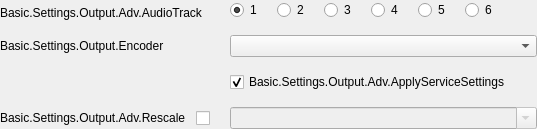
                          <widget class="QWidget" name="outputSettingsAdvStreamTab" native="true">
                           <property name="uistep" stdset="0">
                            <string notr="true">Streaming Tab</string>
                           </property>
                           <layout class="QVBoxLayout" name="verticalLayout_45">
                            <property name="spacing">
                             <number>0</number>
                            </property>
                            <property name="leftMargin">
                             <number>0</number>
                            </property>
                            <property name="topMargin">
                             <number>0</number>
                            </property>
                            <property name="rightMargin">
                             <number>0</number>
                            </property>
                            <property name="bottomMargin">
                             <number>0</number>
                            </property>
                            <item>
                             <widget class="QWidget" name="advOutputStreamTab" native="true">
                              <layout class="QVBoxLayout" name="verticalLayout_12">
                               <property name="spacing">
                                <number>0</number>
                               </property>
                               <property name="leftMargin">
                                <number>0</number>
                               </property>
                               <property name="topMargin">
                                <number>0</number>
                               </property>
                               <property name="rightMargin">
                                <number>0</number>
                               </property>
                               <property name="bottomMargin">
                                <number>0</number>
                               </property>
                               <item alignment="Qt::AlignTop">
                                <widget class="QWidget" name="widget_4" native="true">
                                 <layout class="QVBoxLayout" name="verticalLayout_14">
                                  <property name="spacing">
                                   <number>0</number>
                                  </property>
                                  <property name="leftMargin">
                                   <number>0</number>
                                  </property>
                                  <property name="topMargin">
                                   <number>0</number>
                                  </property>
                                  <property name="rightMargin">
                                   <number>0</number>
                                  </property>
                                  <property name="bottomMargin">
                                   <number>0</number>
                                  </property>
                                  <item>
                                   <widget class="QWidget" name="advOutTopContainer" native="true">
                                    <property name="sizePolicy">
                                     <sizepolicy hsizetype="Preferred" vsizetype="Maximum">
                                      <horstretch>0</horstretch>
                                      <verstretch>0</verstretch>
                                     </sizepolicy>
                                    </property>
                                    <layout class="QFormLayout" name="formLayout_7">
                                     <property name="fieldGrowthPolicy">
                                      <enum>QFormLayout::AllNonFixedFieldsGrow</enum>
                                     </property>
                                     <property name="labelAlignment">
                                      <set>Qt::AlignLeading|Qt::AlignLeft|Qt::AlignVCenter</set>
                                     </property>
                                     <property name="horizontalSpacing">
                                      <number>20</number>
                                     </property>
                                     <property name="verticalSpacing">
                                      <number>10</number>
                                     </property>
                                     <property name="leftMargin">
                                      <number>0</number>
                                     </property>
                                     <property name="topMargin">
                                      <number>0</number>
                                     </property>
                                     <property name="rightMargin">
                                      <number>0</number>
                                     </property>
                                     <property name="bottomMargin">
                                      <number>0</number>
                                     </property>
                                     <item row="0" column="0">
                                      <widget class="QLabel" name="label_28">
                                       <property name="sizePolicy">
                                        <sizepolicy hsizetype="Preferred" vsizetype="Expanding">
                                         <horstretch>0</horstretch>
                                         <verstretch>0</verstretch>
                                        </sizepolicy>
                                       </property>
                                       <property name="text">
                                        <string>Basic.Settings.Output.Adv.AudioTrack</string>
                                       </property>
                                       <property name="alignment">
                                        <set>Qt::AlignLeading|Qt::AlignLeft|Qt::AlignVCenter</set>
                                       </property>
                                       <property name="wordWrap">
                                        <bool>true</bool>
                                       </property>
                                       <property name="useFor" stdset="0">
                                        <string notr="true">FormLabelRole</string>
                                       </property>
                                      </widget>
                                     </item>
                                     <item row="0" column="1">
                                      <widget class="QWidget" name="widget_8" native="true">
                                       <property name="sizePolicy">
                                        <sizepolicy hsizetype="Expanding" vsizetype="Preferred">
                                         <horstretch>0</horstretch>
                                         <verstretch>0</verstretch>
                                        </sizepolicy>
                                       </property>
                                       <property name="uistep" stdset="0">
                                        <string>Audio Track</string>
                                       </property>
                                       <layout class="QHBoxLayout" name="horizontalLayout_7">
                                        <property name="spacing">
                                         <number>15</number>
                                        </property>
                                        <property name="leftMargin">
                                         <number>0</number>
                                        </property>
                                        <property name="topMargin">
                                         <number>0</number>
                                        </property>
                                        <property name="rightMargin">
                                         <number>0</number>
                                        </property>
                                        <property name="bottomMargin">
                                         <number>5</number>
                                        </property>
                                        <item>
                                         <widget class="QRadioButton" name="advOutTrack1">
                                          <property name="minimumSize">
                                           <size>
                                            <width>31</width>
                                            <height>0</height>
                                           </size>
                                          </property>
                                          <property name="text">
                                           <string notr="true">1</string>
                                          </property>
                                          <property name="checked">
                                           <bool>true</bool>
                                          </property>
                                         </widget>
                                        </item>
                                        <item>
                                         <widget class="QRadioButton" name="advOutTrack2">
                                          <property name="minimumSize">
                                           <size>
                                            <width>31</width>
                                            <height>0</height>
                                           </size>
                                          </property>
                                          <property name="text">
                                           <string notr="true">2</string>
                                          </property>
                                         </widget>
                                        </item>
                                        <item>
                                         <widget class="QRadioButton" name="advOutTrack3">
                                          <property name="minimumSize">
                                           <size>
                                            <width>31</width>
                                            <height>0</height>
                                           </size>
                                          </property>
                                          <property name="text">
                                           <string notr="true">3</string>
                                          </property>
                                         </widget>
                                        </item>
                                        <item>
                                         <widget class="QRadioButton" name="advOutTrack4">
                                          <property name="minimumSize">
                                           <size>
                                            <width>31</width>
                                            <height>0</height>
                                           </size>
                                          </property>
                                          <property name="text">
                                           <string notr="true">4</string>
                                          </property>
                                         </widget>
                                        </item>
                                        <item>
                                         <widget class="QRadioButton" name="advOutTrack5">
                                          <property name="minimumSize">
                                           <size>
                                            <width>31</width>
                                            <height>0</height>
                                           </size>
                                          </property>
                                          <property name="text">
                                           <string notr="true">5</string>
                                          </property>
                                         </widget>
                                        </item>
                                        <item>
                                         <widget class="QRadioButton" name="advOutTrack6">
                                          <property name="minimumSize">
                                           <size>
                                            <width>31</width>
                                            <height>0</height>
                                           </size>
                                          </property>
                                          <property name="text">
                                           <string notr="true">6</string>
                                          </property>
                                         </widget>
                                        </item>
                                        <item>
                                         <spacer name="horizontalSpacer_12">
                                          <property name="orientation">
                                           <enum>Qt::Horizontal</enum>
                                          </property>
                                          <property name="sizeHint" stdset="0">
                                           <size>
                                            <width>40</width>
                                            <height>20</height>
                                           </size>
                                          </property>
                                         </spacer>
                                        </item>
                                       </layout>
                                      </widget>
                                     </item>
                                     <item row="1" column="0">
                                      <widget class="QLabel" name="advOutEncLabel">
                                       <property name="sizePolicy">
                                        <sizepolicy hsizetype="Preferred" vsizetype="Expanding">
                                         <horstretch>0</horstretch>
                                         <verstretch>0</verstretch>
                                        </sizepolicy>
                                       </property>
                                       <property name="text">
                                        <string>Basic.Settings.Output.Encoder</string>
                                       </property>
                                       <property name="wordWrap">
                                        <bool>true</bool>
                                       </property>
                                       <property name="useFor" stdset="0">
                                        <string notr="true">FormLabelRole</string>
                                       </property>
                                      </widget>
                                     </item>
                                     <item row="3" column="1">
                                      <widget class="PLSEditableComboBox" name="advOutRescale">
                                       <property name="enabled">
                                        <bool>false</bool>
                                       </property>
                                       <property name="editable">
                                        <bool>true</bool>
                                       </property>
                                       <property name="uistep" stdset="0">
                                        <string notr="true">Rescale Output</string>
                                       </property>
                                      </widget>
                                     </item>
                                     <item row="3" column="0">
                                      <widget class="QWidget" name="widget_14" native="true">
                                       <layout class="QHBoxLayout" name="horizontalLayout_19" stretch="1,0">
                                        <property name="spacing">
                                         <number>10</number>
                                        </property>
                                        <property name="leftMargin">
                                         <number>0</number>
                                        </property>
                                        <property name="topMargin">
                                         <number>0</number>
                                        </property>
                                        <property name="rightMargin">
                                         <number>0</number>
                                        </property>
                                        <property name="bottomMargin">
                                         <number>0</number>
                                        </property>
                                        <item>
                                         <widget class="QLabel" name="label_11">
                                          <property name="sizePolicy">
                                           <sizepolicy hsizetype="Expanding" vsizetype="Expanding">
                                            <horstretch>0</horstretch>
                                            <verstretch>0</verstretch>
                                           </sizepolicy>
                                          </property>
                                          <property name="text">
                                           <string>Basic.Settings.Output.Adv.Rescale</string>
                                          </property>
                                          <property name="wordWrap">
                                           <bool>true</bool>
                                          </property>
                                          <property name="useFor" stdset="0">
                                           <string notr="true">FormLabelRole</string>
                                          </property>
                                         </widget>
                                        </item>
                                        <item>
                                         <widget class="QCheckBox" name="advOutUseRescale">
                                          <property name="sizePolicy">
                                           <sizepolicy hsizetype="Expanding" vsizetype="Expanding">
                                            <horstretch>0</horstretch>
                                            <verstretch>0</verstretch>
                                           </sizepolicy>
                                          </property>
                                          <property name="layoutDirection">
                                           <enum>Qt::RightToLeft</enum>
                                          </property>
                                          <property name="text">
                                           <string/>
                                          </property>
                                          <property name="uistep" stdset="0">
                                           <string notr="true">Rescale Output</string>
                                          </property>
                                         </widget>
                                        </item>
                                       </layout>
                                      </widget>
                                     </item>
                                     <item row="2" column="1">
                                      <layout class="QVBoxLayout" name="verticalLayout_53">
                                       <property name="spacing">
                                        <number>0</number>
                                       </property>
                                       <property name="topMargin">
                                        <number>5</number>
                                       </property>
                                       <property name="bottomMargin">
                                        <number>5</number>
                                       </property>
                                       <item>
                                        <widget class="QCheckBox" name="advOutApplyService">
                                         <property name="text">
                                          <string>Basic.Settings.Output.Adv.ApplyServiceSettings</string>
                                         </property>
                                         <property name="checked">
                                          <bool>true</bool>
                                         </property>
                                         <property name="uistep" stdset="0">
                                          <string notr="true">Enforce streaming service encoder settings</string>
                                         </property>
                                        </widget>
                                       </item>
                                      </layout>
                                     </item>
                                     <item row="1" column="1">
                                      <widget class="PLSComboBox" name="advOutEncoder">
                                       <property name="uistep" stdset="0">
                                        <string notr="true">Encoder</string>
                                       </property>
                                      </widget>
                                     </item>
                                    </layout>
                                   </widget>
                                  </item>
                                 </layout>
                                </widget>
                               </item>
                              </layout>
                             </widget>
                            </item>
                           </layout>
                          </widget>
